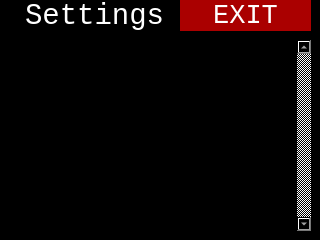
<?xml version="1.0" encoding="UTF-8"?>
<ui version="4.0">
 <class>Dialog</class>
 <widget class="QDialog" name="Dialog">
  <property name="geometry">
   <rect>
    <x>0</x>
    <y>0</y>
    <width>320</width>
    <height>240</height>
   </rect>
  </property>
  <property name="sizePolicy">
   <sizepolicy hsizetype="Fixed" vsizetype="Fixed">
    <horstretch>0</horstretch>
    <verstretch>0</verstretch>
   </sizepolicy>
  </property>
  <property name="minimumSize">
   <size>
    <width>320</width>
    <height>240</height>
   </size>
  </property>
  <property name="windowTitle">
   <string>Dialog</string>
  </property>
  <property name="styleSheet">
   <string notr="true">background-color: rgb(0, 0, 0);
color: rgb(255, 255, 255);</string>
  </property>
  <widget class="QLineEdit" name="le_title">
   <property name="enabled">
    <bool>false</bool>
   </property>
   <property name="geometry">
    <rect>
     <x>10</x>
     <y>0</y>
     <width>171</width>
     <height>31</height>
    </rect>
   </property>
   <property name="font">
    <font>
     <family>Consolas</family>
     <pointsize>22</pointsize>
    </font>
   </property>
   <property name="text">
    <string>Settings</string>
   </property>
   <property name="alignment">
    <set>Qt::AlignCenter</set>
   </property>
   <property name="readOnly">
    <bool>true</bool>
   </property>
  </widget>
  <widget class="QListView" name="lv_body">
   <property name="geometry">
    <rect>
     <x>10</x>
     <y>40</y>
     <width>301</width>
     <height>191</height>
    </rect>
   </property>
   <property name="sizePolicy">
    <sizepolicy hsizetype="Fixed" vsizetype="Fixed">
     <horstretch>0</horstretch>
     <verstretch>0</verstretch>
    </sizepolicy>
   </property>
   <property name="font">
    <font>
     <family>Consolas</family>
     <pointsize>16</pointsize>
    </font>
   </property>
   <property name="focusPolicy">
    <enum>Qt::StrongFocus</enum>
   </property>
   <property name="autoFillBackground">
    <bool>true</bool>
   </property>
   <property name="frameShape">
    <enum>QFrame::NoFrame</enum>
   </property>
   <property name="frameShadow">
    <enum>QFrame::Plain</enum>
   </property>
   <property name="verticalScrollBarPolicy">
    <enum>Qt::ScrollBarAlwaysOn</enum>
   </property>
   <property name="horizontalScrollBarPolicy">
    <enum>Qt::ScrollBarAlwaysOff</enum>
   </property>
   <property name="sizeAdjustPolicy">
    <enum>QAbstractScrollArea::AdjustIgnored</enum>
   </property>
   <property name="autoScroll">
    <bool>false</bool>
   </property>
   <property name="editTriggers">
    <set>QAbstractItemView::NoEditTriggers</set>
   </property>
   <property name="showDropIndicator" stdset="0">
    <bool>false</bool>
   </property>
   <property name="defaultDropAction">
    <enum>Qt::IgnoreAction</enum>
   </property>
   <property name="selectionMode">
    <enum>QAbstractItemView::NoSelection</enum>
   </property>
   <property name="verticalScrollMode">
    <enum>QAbstractItemView::ScrollPerPixel</enum>
   </property>
   <property name="viewMode">
    <enum>QListView::ListMode</enum>
   </property>
   <property name="wordWrap">
    <bool>false</bool>
   </property>
  </widget>
  <widget class="QPushButton" name="b_exit">
   <property name="geometry">
    <rect>
     <x>180</x>
     <y>0</y>
     <width>131</width>
     <height>31</height>
    </rect>
   </property>
   <property name="font">
    <font>
     <family>Consolas</family>
     <pointsize>20</pointsize>
    </font>
   </property>
   <property name="styleSheet">
    <string notr="true">background-color: rgb(170, 0, 0);
border: none;</string>
   </property>
   <property name="text">
    <string>EXIT</string>
   </property>
  </widget>
 </widget>
 <resources/>
 <connections/>
</ui>
